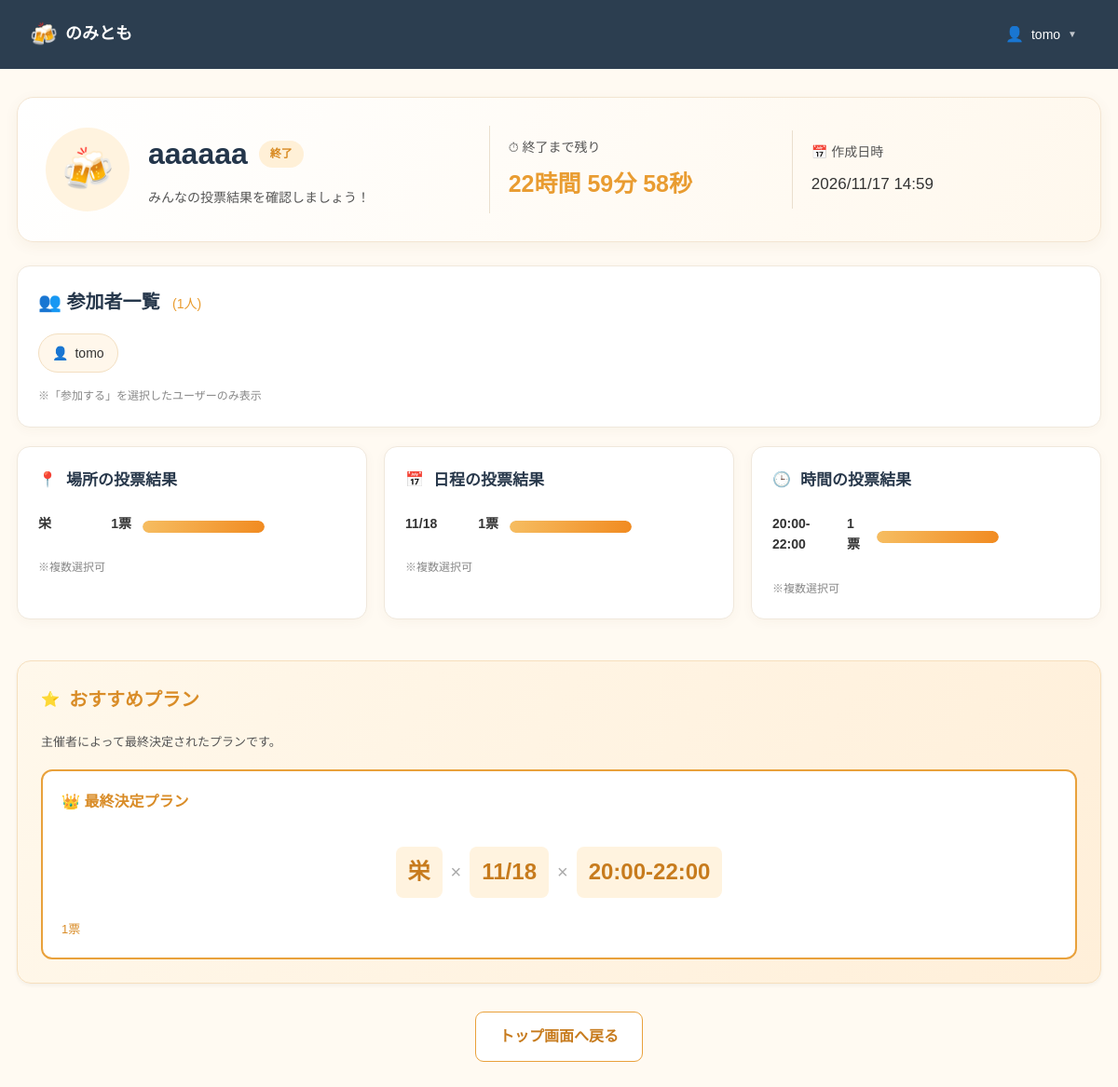
Screenshot of /result (signed in) with the database file from the repository.
### tables this page shows
CREATE TABLE users (
    id INTEGER PRIMARY KEY AUTOINCREMENT,
    username TEXT NOT NULL UNIQUE,
    email TEXT NOT NULL UNIQUE,
    password_hash TEXT NOT NULL,
    created_at DATETIME NOT NULL DEFAULT CURRENT_TIMESTAMP
);

CREATE TABLE events (
    id INTEGER PRIMARY KEY AUTOINCREMENT,

    title TEXT NOT NULL,

    host_user_id INTEGER NOT NULL,

    places TEXT,
    dates TEXT,
    times TEXT,

    is_active BOOLEAN NOT NULL DEFAULT 1,

    created_at DATETIME NOT NULL DEFAULT (datetime('now','localtime')),

    finished_at DATETIME, remind_close_sent INTEGER DEFAULT 0, remind_day_sent INTEGER DEFAULT 0, final_date TEXT, final_place TEXT, final_time TEXT, final_votes INTEGER DEFAULT 0,

    FOREIGN KEY(host_user_id)
        REFERENCES users(id)
);

CREATE TABLE votes (
    id INTEGER PRIMARY KEY AUTOINCREMENT,

    event_id INTEGER NOT NULL,
    user_id INTEGER NOT NULL,

    is_join INTEGER NOT NULL,

    place TEXT,
    date TEXT,
    time_slot TEXT,

    created_at DATETIME DEFAULT CURRENT_TIMESTAMP,

    FOREIGN KEY(event_id)
        REFERENCES events(id),

    FOREIGN KEY(user_id)
        REFERENCES users(id)
);

### app.py (the view)
@app.route("/result")
def result():
    auto_close_event()
    if not login_required():
        return redirect(url_for("login"))
    conn = get_db()
    try:
        event = conn.execute("""
            SELECT
                events.*,
                users.username AS host_name
            FROM events
            JOIN users ON events.host_user_id = users.id
            ORDER BY events.is_active DESC, events.id DESC
            LIMIT 1
        """).fetchone()
        if event is None:
            return redirect(url_for("index"))
        votes = conn.execute("""
            SELECT votes.*, users.username
            FROM votes
            JOIN users ON votes.user_id = users.id
            WHERE votes.event_id = ?
        """, (event["id"],)).fetchall()
        participants = []
        place_counter = Counter()
        date_counter = Counter()
        time_counter = Counter()
        for vote in votes:
            if vote["is_join"]:
                participants.append(vote["username"])
                for p in (vote["place"] or "").split(","):
                    if p.strip():
                        place_counter[p.strip()] += 1
                for d in (vote["date"] or "").split(","):
                    if d.strip():
                        date_counter[d.strip()] += 1
                for t in (vote["time_slot"] or "").split(","):
                    if t.strip():
                        time_counter[t.strip()] += 1
        recommended_plans = get_recommended_plans(votes)
        created = datetime.strptime(
            event["created_at"],
            "%Y-%m-%d %H:%M:%S"
        )
        end_time = created + timedelta(hours=24)
        remain = end_time - datetime.now()
        if remain.total_seconds() < 0:
            remain = timedelta(0)
        total_seconds = int(remain.total_seconds())
        hours = total_seconds // 3600
        minutes = (total_seconds % 3600) // 60
        seconds = total_seconds % 60
        is_host = (
            session["username"] == event["host_name"]
        )
        return render_template(
            "result.html",
            username=session["username"],
            event=event,
            host_name=event["host_name"],
            participants=participants,
            place_results=place_counter.most_common(),
            date_results=date_counter.most_common(),
            time_results=time_counter.most_common(),
            recommended_plans=recommended_plans,
            is_host=is_host,
            voted=request.args.get("voted"),
            remain_hours=hours,
            remain_minutes=minutes,
            remain_seconds=seconds,
            created_at=created.strftime("%Y/%m/%d %H:%M")
        )
    finally:
        conn.close()

### app.py (called while the page is built)
def get_db():
    conn = sqlite3.connect(DB_NAME)
    conn.row_factory = sqlite3.Row
    return conn

def login_required():
    return "username" in session

### templates/result.html (shortened to what this page needs)
<!DOCTYPE html>
<html lang="ja">
<head>
    <link rel="stylesheet" href="{{ url_for('static', filename='css/style.css') }}">
</head>
<body>
<header class="header">
    <div class="header-logo">
        <span class="beer-icon">🍻</span>
        <span class="header-title">のみとも</span>
    </div>
    <div class="header-user dropdown">
        <span class="user-icon">👤</span>
        <span class="user-name">{{ username }}</span>
        <span class="dropdown-arrow">▼</span>
    </div>
</header>
<main class="result-page">
    <section class="result-header-card">
        <div class="result-title-wrapper">
            <span class="large-beer-icon">🍻</span>
            <div>
                <h1 class="result-title">
                    {{ event.title }}
                    <span class="status-badge">
                        {% if event.is_active %}
                            募集中
                        {% else %}
                            終了
                        {% endif %}
                    </span>
                </h1>
                <p class="result-subtitle">
                    みんなの投票結果を確認しましょう！
                </p>
            </div>
        </div>
        <div class="header-info">
            <div class="header-info-label">
                ⏱ 終了まで残り
            </div>
            <div class="countdown"
                 id="countdown"
                 data-seconds="{{ remain_hours * 3600 + remain_minutes * 60 + remain_seconds }}">
            </div>
        </div>
        <div class="header-info">
            <div class="header-info-label">
                📅 作成日時
            </div>
            <div class="created-time">
                {{ created_at }}
            </div>
        </div>
    </section>
    <section class="result-section">
        <h2 class="section-title">
            👥 参加者一覧
            <span class="participant-count">
                ({{ participants|length }}人)
            </span>
        </h2>
        <div class="participant-list">
            {% for p in participants %}
            <div class="participant-badge">
                <span>👤</span>
                <span>{{ p }}</span>
            </div>
            {% else %}
            <p>まだ参加者はいません。</p>
            {% endfor %}
        </div>
        <p class="note-text">
            ※「参加する」を選択したユーザーのみ表示
        </p>
    </section>
    <div class="voting-results-grid">
        {% for title, icon, results in [
            ("場所の投票結果", "📍", place_results),
            ("日程の投票結果", "📅", date_results),
            ("時間の投票結果", "🕒", time_results)
        ] %}
        <section class="result-card">
            <div class="result-card-header">
                <span>{{ icon }}</span>
                <h3 class="result-card-title">{{ title }}</h3>
            </div>
            {% set max_count = results[0][1] if results else 1 %}
            {% for name, count in results %}
            <div class="vote-bar-item">
                <div class="vote-bar-top">
                    <span>{{ name }}</span>
                    <span>{{ count }}票</span>
                </div>
                <div class="vote-bar-bg">
                    <div class="vote-bar-fill"
                         style="width: {{ (count / max_count * 100)|round }}%;">
                    </div>
                </div>
            </div>
            {% else %}
                <p>まだ投票がありません。</p>
            {% endfor %}
            <p class="note-text">※複数選択可</p>
        </section>
        {% endfor %}
    </div>
    <section class="recommended-plan-card">
        <div class="recommended-header">
            <span>⭐</span>
            <h2 class="section-title">おすすめプラン</h2>
        </div>
        {% if event.final_place and event.final_date and event.final_time %}
            <p class="recommend-description">
                主催者によって最終決定されたプランです。
            </p>
            <div class="final-plan">
                <div class="final-plan-title">
                    👑 最終決定プラン
                </div>
                <div class="plan-combination">
                    <span class="plan-item">{{ event.final_place }}</span>
                    <span class="plan-cross">×</span>
                    <span class="plan-item">{{ event.final_date }}</span>
                    <span class="plan-cross">×</span>
                    <span class="plan-item">{{ event.final_time }}</span>
                </div>
                <p class="plan-votes">
                    {{ event.final_votes or 0 }}票
                </p>
            </div>
        {% else %}
            <p>おすすめプランを作成できるだけの投票がありません。</p>
        {% endif %}
    </section>
    <div class="bottom-actions-grid">
        {% if event.is_active %}
        <a href="{{ url_for('event') }}" class="back-button">
            投票画面へ戻る
        </a>
        {% else %}
        <a href="{{ url_for('index') }}" class="back-button">
            トップ画面へ戻る
        </a>
        {% endif %}
    </div>
</main>
</body>
</html>

### static/css/style.css (style rules this page uses)
:root { --primary-color: #F5A623; --primary-hover: #E09000; --primary-light: #FFF8E7; --secondary-color: #2C3E50; --text-primary: #333333; --text-secondary: #666666; --text-muted: #999999; --background: #FFFEF5; --white: #FFFFFF; --border-color: #E0E0E0; --error-color: #E74C3C; --success-color: #27AE60; --shadow-sm: 0 2px 4px rgba(0, 0, 0, 0.05); --shadow-md: 0 4px 12px rgba(0, 0, 0, 0.1); --shadow-lg: 0 8px 24px rgba(0, 0, 0, 0.12); --radius-sm: 8px; --radius-md: 12px; --radius-lg: 16px; --radius-full: 50px; }
* { margin: 0; padding: 0; box-sizing: border-box; }
body { font-family: 'Hiragino Sans', 'Hiragino Kaku Gothic ProN', 'Noto Sans JP', sans-serif; background-color: var(--background); color: var(--text-primary); line-height: 1.6; min-height: 100vh; }
.header { background-color: var(--secondary-color); color: var(--white); padding: 16px 32px; display: flex; justify-content: space-between; align-items: center; position: sticky; top: 0; z-index: 100; }
.header-logo { display: flex; align-items: center; gap: 8px; }
.beer-icon { font-size: 24px; }
.header-title { font-size: 18px; font-weight: 600; }
.header-user { display: flex; align-items: center; gap: 8px; cursor: pointer; padding: 8px 12px; border-radius: var(--radius-sm); transition: background-color 0.2s; }
.user-icon { font-size: 16px; }
.user-name { font-size: 14px; }
.dropdown-arrow { font-size: 10px; opacity: 0.7; }
.status-badge { background-color: var(--primary-color); color: var(--white); font-size: 12px; font-weight: 600; padding: 4px 12px; border-radius: var(--radius-full); }
.section-title { font-size: 18px; font-weight: 700; color: var(--text-primary); margin-bottom: 4px; }
.result-header-card { background-color: var(--white); border-radius: var(--radius-lg); padding: 32px; box-shadow: var(--shadow-md); margin-bottom: 24px; display: flex; justify-content: space-between; align-items: center; flex-wrap: wrap; gap: 24px; }
.result-title-wrapper { display: flex; align-items: center; gap: 16px; }
.large-beer-icon { font-size: 40px; }
.result-title { font-size: 24px; font-weight: 700; color: var(--text-primary); display: flex; align-items: center; gap: 12px; margin-bottom: 4px; }
.result-subtitle { font-size: 14px; color: var(--text-secondary); }
.result-section { background-color: var(--white); border-radius: var(--radius-lg); padding: 24px 32px; box-shadow: var(--shadow-sm); margin-bottom: 24px; }
.participant-count { font-size: 14px; font-weight: normal; color: var(--text-secondary); margin-left: 8px; }
.participant-list { display: flex; flex-wrap: wrap; gap: 12px; margin-bottom: 16px; }
.participant-badge { display: flex; align-items: center; gap: 8px; padding: 8px 16px; border: 1px solid var(--border-color); border-radius: var(--radius-sm); background-color: var(--white); font-size: 14px; font-weight: 500; }
.note-text { font-size: 12px; color: var(--text-muted); }
.voting-results-grid { display: grid; grid-template-columns: repeat(3, 1fr); gap: 16px; margin-bottom: 24px; }
.result-card { background-color: var(--white); border-radius: var(--radius-lg); padding: 24px; box-shadow: var(--shadow-sm); }
.result-card-header { display: flex; align-items: center; gap: 8px; margin-bottom: 20px; }
.result-card-title { font-size: 16px; font-weight: 700; flex: 1; }
.vote-bar-item { display: grid; grid-template-columns: 100px 1fr 75px; align-items: center; gap: 12px; font-size: 13px; }
.vote-bar-fill { height: 100%; background-color: #DCDCDC; border-radius: var(--radius-full); transition: width 0.5s ease-in-out; }
.recommended-plan-card { background-color: var(--primary-light); border-radius: var(--radius-lg); padding: 32px; margin-bottom: 24px; box-shadow: var(--shadow-sm); }
.recommended-header { display: flex; align-items: center; gap: 8px; margin-bottom: 20px; }
.plan-combination { display: flex; align-items: center; justify-content: center; gap: 16px; background-color: var(--white); padding: 24px; border-radius: var(--radius-md); flex-wrap: wrap; }
.plan-item { font-size: 24px; font-weight: 700; color: var(--primary-hover); }
.plan-cross { font-size: 20px; color: var(--text-muted); }
.bottom-actions-grid { display: grid; grid-template-columns: 2fr 1fr; gap: 24px; margin-bottom: 48px; }
.header-user { position: relative; cursor: pointer; }
.section-title { margin:0; font-size:24px; color:#2f3f54; }

### rows the page displays
users: username "tomo"
events: title "aaaaaa", final_place "栄", final_date "11/18", final_time "20:00-22:00", final_votes "1"
votes: date "11/18", count "1", {{ (count / max_count * 100)|round }} 100.0 (drawn), time_slot "20:00-22:00"

### other values shown
{{ created_at }} "2026/11/17 14:59"
{{ participants|length }} "1"
{{ icon }} "📍" "📅" "🕒"
{{ title }} "場所の投票結果" "日程の投票結果" "時間の投票結果"
{{ name }} "栄"
{{ count }} "1"
